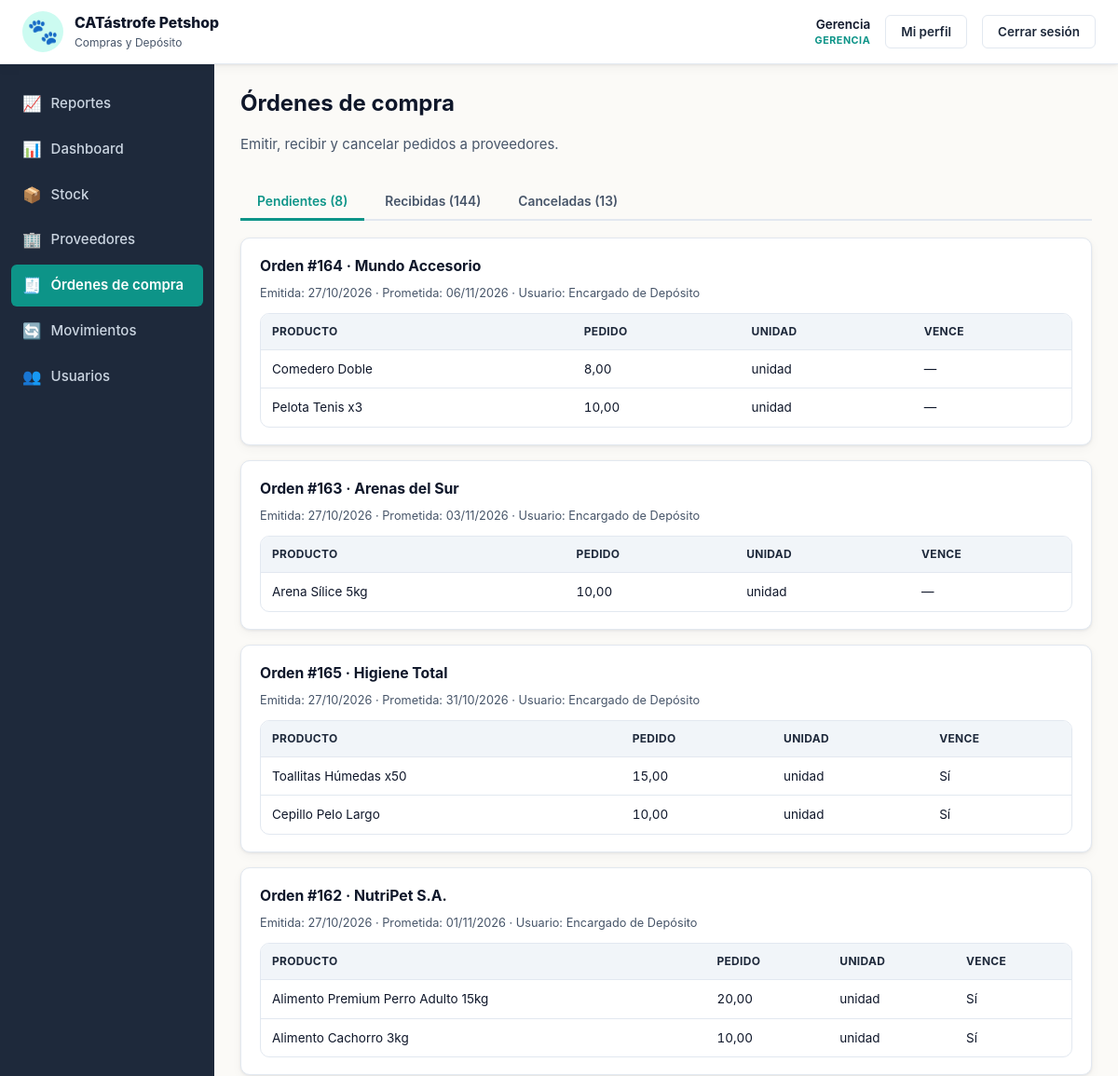
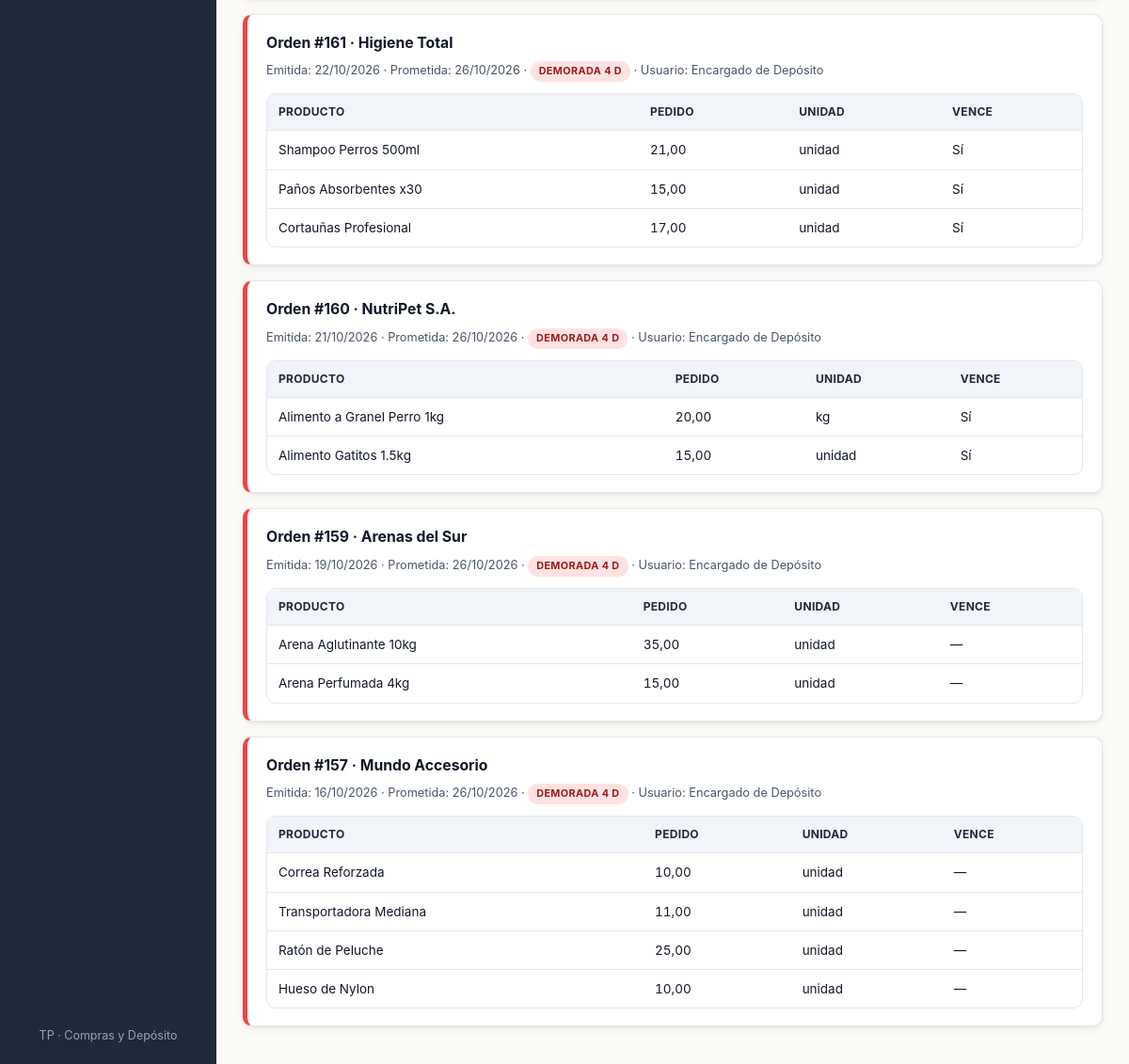
The page /views/ordenes.php (signed in) on the database its author committed (2 pictures, top to bottom).
### tables this page shows
CREATE TABLE ordenes_compra (
    id              INT AUTO_INCREMENT PRIMARY KEY,
    proveedor_id    INT NOT NULL,
    usuario_id      INT NOT NULL,
    estado          ENUM('pendiente','recibida','cancelada') NOT NULL DEFAULT 'pendiente',
    fecha_creacion  DATETIME NOT NULL DEFAULT CURRENT_TIMESTAMP,
    fecha_prometida DATE NOT NULL,
    fecha_recepcion DATETIME NULL,
    CONSTRAINT fk_ord_prov FOREIGN KEY (proveedor_id) REFERENCES proveedores(id) ON DELETE RESTRICT,
    CONSTRAINT fk_ord_user FOREIGN KEY (usuario_id)   REFERENCES usuarios(id)    ON DELETE RESTRICT
);

CREATE TABLE proveedores (
    id                  INT AUTO_INCREMENT PRIMARY KEY,
    nombre              VARCHAR(120) NOT NULL,
    contacto            VARCHAR(120),
    telefono            VARCHAR(40),
    email               VARCHAR(120),
    plazo_entrega_dias  INT NOT NULL DEFAULT 7,
    activo              TINYINT(1) NOT NULL DEFAULT 1,
    CONSTRAINT chk_prov_plazo CHECK (plazo_entrega_dias >= 0)
);

CREATE TABLE usuarios (
    id              INT AUTO_INCREMENT PRIMARY KEY,
    nombre          VARCHAR(100) NOT NULL,
    usuario         VARCHAR(50)  NOT NULL UNIQUE,
    password_hash   VARCHAR(255) NOT NULL,
    rol             ENUM('encargado','gerencia') NOT NULL DEFAULT 'encargado',
    activo          TINYINT(1) NOT NULL DEFAULT 1,
    fecha_creacion  DATETIME NOT NULL DEFAULT CURRENT_TIMESTAMP
);

CREATE TABLE ordenes_detalle (
    id                INT AUTO_INCREMENT PRIMARY KEY,
    orden_id          INT NOT NULL,
    producto_id       INT NOT NULL,
    cantidad_pedida   DECIMAL(10,2) NOT NULL,
    cantidad_recibida DECIMAL(10,2) NULL,
    CONSTRAINT fk_det_orden  FOREIGN KEY (orden_id)    REFERENCES ordenes_compra(id) ON DELETE RESTRICT,
    CONSTRAINT fk_det_prod   FOREIGN KEY (producto_id) REFERENCES productos(id)      ON DELETE RESTRICT,
    CONSTRAINT uq_orden_prod UNIQUE (orden_id, producto_id),
    CONSTRAINT chk_det_pedida CHECK (cantidad_pedida > 0),
    CONSTRAINT chk_det_recibida CHECK (cantidad_recibida IS NULL OR (cantidad_recibida >= 0 AND cantidad_recibida <= cantidad_pedida))
);

CREATE TABLE productos (
    id              INT AUTO_INCREMENT PRIMARY KEY,
    categoria_id    INT NOT NULL,
    proveedor_id    INT NOT NULL,
    nombre          VARCHAR(120) NOT NULL,
    descripcion     TEXT,
    stock_actual    DECIMAL(10,2) NOT NULL DEFAULT 0,
    stock_minimo    DECIMAL(10,2) NOT NULL DEFAULT 0,
    stock_maximo    DECIMAL(10,2) NOT NULL DEFAULT 0,
    unidad_medida   VARCHAR(20) NOT NULL DEFAULT 'unidad',
    activo          TINYINT(1) NOT NULL DEFAULT 1,
    CONSTRAINT fk_prod_cat  FOREIGN KEY (categoria_id) REFERENCES categorias(id) ON DELETE RESTRICT,
    CONSTRAINT fk_prod_prov FOREIGN KEY (proveedor_id) REFERENCES proveedores(id) ON DELETE RESTRICT,
    CONSTRAINT chk_prod_stock_actual CHECK (stock_actual >= 0),
    CONSTRAINT chk_prod_stock_min    CHECK (stock_minimo >= 0),
    CONSTRAINT chk_prod_stock_max    CHECK (stock_maximo >= stock_minimo)
);

### includes/funciones.php (called while the page is built, shortened)
<?php
function e($v): string
{
    return htmlspecialchars((string)$v, ENT_QUOTES, 'UTF-8');
}

### views/ordenes.php (the view, shortened to what this page needs)
<?php
require_once __DIR__ . '/../config/db.php';
require_once __DIR__ . '/../includes/funciones.php';
$ordenes = $pdo->query(
    "SELECT o.*, pr.nombre AS proveedor, u.nombre AS usuario,
            DATEDIFF(CURDATE(), o.fecha_prometida) AS dias_prometida
     FROM ordenes_compra o
     JOIN proveedores pr ON pr.id = o.proveedor_id
     JOIN usuarios    u  ON u.id = o.usuario_id
     ORDER BY o.fecha_creacion DESC"
)->fetchAll();
$detalles = $pdo->query(
    "SELECT d.*, p.nombre AS producto, p.unidad_medida, c.controla_vencimiento
     FROM ordenes_detalle d
     JOIN productos p  ON p.id = d.producto_id
     JOIN categorias c ON c.id = p.categoria_id"
)->fetchAll();
$detalles_por_orden = [];
foreach ($detalles as $d) {
    $detalles_por_orden[(int)$d['orden_id']][] = $d;
}
$grupos = ['pendiente' => [], 'recibida' => [], 'cancelada' => []];
foreach ($ordenes as $o) {
    $grupos[$o['estado']][] = $o;
}
require __DIR__ . '/../includes/header.php';
?>
<div class="flex-between mb-3">
    <div>
        <h1>Órdenes de compra</h1>
        <p class="muted">Emitir, recibir y cancelar pedidos a proveedores.</p>
    </div>
</div>
<div data-tabs>
    <div class="tabs">
        <button class="tab active" data-tab="tab-pendientes">Pendientes (<?= count($grupos['pendiente']) ?>)</button>
        <button class="tab" data-tab="tab-recibidas">Recibidas (<?= count($grupos['recibida']) ?>)</button>
        <button class="tab" data-tab="tab-canceladas">Canceladas (<?= count($grupos['cancelada']) ?>)</button>
    </div>
    <div class="tab-content active" id="tab-pendientes">
        <?php foreach ($grupos['pendiente'] as $o):
            $demorada = ((int)$o['dias_prometida']) > 0;
            $lineas = $detalles_por_orden[(int)$o['id']] ?? [];
        ?>
            <div class="orden-card<?= $demorada ? ' demorada' : '' ?>">
                <div class="orden-head">
                    <div>
                        <h3>Orden #<?= (int)$o['id'] ?> · <?= e($o['proveedor']) ?></h3>
                        <div class="orden-meta">
                            Emitida: <?= e(date('d/m/Y', strtotime($o['fecha_creacion']))) ?> ·
                            Prometida: <?= e(date('d/m/Y', strtotime($o['fecha_prometida']))) ?>
                            <?php if ($demorada): ?>
                                · <span class="badge badge-demora">Demorada <?= (int)$o['dias_prometida'] ?> d</span>
                            <?php endif; ?>
                            · Usuario: <?= e($o['usuario']) ?>
                        </div>
                    </div>
                </div>
                <div class="table-wrap">
                    <table class="table">
                        <thead>
                            <tr><th>Producto</th><th class="num">Pedido</th><th>Unidad</th><th>Vence</th></tr>
                        </thead>
                        <tbody>
                        <?php foreach ($lineas as $l): ?>
                            <tr>
                                <td><?= e($l['producto']) ?></td>
                                <td class="num"><?= e(number_format((float)$l['cantidad_pedida'], 2, ',', '.')) ?></td>
                                <td><?= e($l['unidad_medida']) ?></td>
                                <td><?= ((int)$l['controla_vencimiento']) === 1 ? 'Sí' : '—' ?></td>
                            </tr>
                        <?php endforeach; ?>
                        </tbody>
                    </table>
                </div>
            </div>
        <?php endforeach; ?>
    </div>
</div>
<?php require __DIR__ . '/../includes/footer.php'; ?>

### assets/css/style.css (style rules this page uses)
:root { --blanco-calido: #fbfaf7; --gris-suave: #f1f5f9; --gris-borde: #e2e8f0; --gris-texto: #475569; --turquesa-900: #0f766e; --turquesa-700: #0d9488; --turquesa-500: #14b8a6; --turquesa-100: #ccfbf1; --verde-700: #059669; --verde-500: #10b981; --verde-100: #d1fae5; --magenta-700: #a21caf; --magenta-500: #d946ef; --magenta-100: #fae8ff; --azul-900: #0f172a; --azul-800: #1e293b; --azul-700: #334155; --ambar-100: #fef3c7; --ambar-500: #f59e0b; --rojo-100: #fee2e2; --rojo-500: #ef4444; --radio: 10px; --radio-sm: 6px; --sombra: 0 1px 3px rgba(15,23,42,.08), 0 4px 12px rgba(15,23,42,.04); --sombra-lg: 0 8px 30px rgba(15,23,42,.12); --fuente: -apple-system, BlinkMacSystemFont, "Segoe UI", Roboto, "Helvetica Neue", Arial, sans-serif; }
* { box-sizing: border-box; }
html, body { margin: 0; padding: 0; font-family: var(--fuente); background: var(--blanco-calido); color: var(--azul-900); font-size: 15px; line-height: 1.5; }
h1, h2, h3 { margin: 0 0 .5em; color: var(--azul-900); font-weight: 700; }
h1 { font-size: 1.6rem; }
h3 { font-size: 1.05rem; }
.table-wrap { overflow-x: auto; border-radius: var(--radio); border: 1px solid var(--gris-borde); background: #fff; }
table.table { width: 100%; border-collapse: collapse; font-size: .9rem; }
table.table th, table.table td { padding: 10px 12px; text-align: left; border-bottom: 1px solid var(--gris-borde); vertical-align: middle; }
table.table th { background: var(--gris-suave); font-weight: 700; color: var(--azul-800); font-size: .8rem; text-transform: uppercase; letter-spacing: .3px; }
table.table tbody tr:last-child td { border-bottom: none; }
.num { text-align: right; font-variant-numeric: tabular-nums; }
.badge { display: inline-block; padding: 3px 9px; border-radius: 999px; font-size: .72rem; font-weight: 700; text-transform: uppercase; letter-spacing: .4px; }
.badge-demora { background: var(--rojo-100); color: #991b1b; }
.tabs { display: flex; gap: 4px; border-bottom: 2px solid var(--gris-borde); margin-bottom: 18px; }
.tab { padding: 10px 18px; font-weight: 600; color: var(--gris-texto); border: none; background: none; cursor: pointer; border-bottom: 3px solid transparent; margin-bottom: -2px; font-family: inherit; font-size: .92rem; transition: color .15s, border-color .15s; }
.tab.active { color: var(--turquesa-700); border-bottom-color: var(--turquesa-700); }
.tab-content { display: none; }
.tab-content.active { display: block; }
.orden-card { background: #fff; border: 1px solid var(--gris-borde); border-radius: var(--radio); padding: 18px 20px; margin-bottom: 16px; box-shadow: var(--sombra); }
.orden-card.demorada { border-left: 5px solid var(--rojo-500); }
.orden-head { display: flex; justify-content: space-between; align-items: flex-start; gap: 14px; flex-wrap: wrap; margin-bottom: 12px; }
.orden-meta { font-size: .85rem; color: var(--gris-texto); }
.muted { color: var(--gris-texto); }
.mb-3 { margin-bottom: 16px; }
.flex-between { display: flex; justify-content: space-between; align-items: center; gap: 12px; flex-wrap: wrap; }

### rows shown on the page
ordenes_compra: id "164", proveedor.nombre "Mundo Accesorio", fecha_creacion "27/10/2026", fecha_prometida "06/11/2026", usuario.nombre "Encargado de Depósito"
ordenes_detalle: producto.nombre "Comedero Doble", cantidad_pedida "8,00", producto.unidad_medida "unidad"
ordenes_detalle: producto.nombre "Pelota Tenis x3", cantidad_pedida "10,00", producto.unidad_medida "unidad"
ordenes_compra: id "163", proveedor.nombre "Arenas del Sur", fecha_creacion "27/10/2026", fecha_prometida "03/11/2026", usuario.nombre "Encargado de Depósito"
ordenes_detalle: producto.nombre "Arena Sílice 5kg", cantidad_pedida "10,00", producto.unidad_medida "unidad"
ordenes_compra: id "165", proveedor.nombre "Higiene Total", fecha_creacion "27/10/2026", fecha_prometida "31/10/2026", usuario.nombre "Encargado de Depósito"
ordenes_detalle: producto.nombre "Toallitas Húmedas x50", cantidad_pedida "15,00", producto.unidad_medida "unidad", shows "Sí"
ordenes_detalle: producto.nombre "Cepillo Pelo Largo", cantidad_pedida "10,00", producto.unidad_medida "unidad", shows "Sí"
ordenes_compra: id "162", proveedor.nombre "NutriPet S.A.", fecha_creacion "27/10/2026", fecha_prometida "01/11/2026", usuario.nombre "Encargado de Depósito"
ordenes_detalle: producto.nombre "Alimento Premium Perro Adulto 15kg", cantidad_pedida "20,00", producto.unidad_medida "unidad", shows "Sí"
ordenes_detalle: producto.nombre "Alimento Cachorro 3kg", cantidad_pedida "10,00", producto.unidad_medida "unidad", shows "Sí"
ordenes_compra: id "161", proveedor.nombre "Higiene Total", fecha_creacion "22/10/2026", fecha_prometida "26/10/2026", dias_prometida "4", usuario.nombre "Encargado de Depósito"
ordenes_detalle: producto.nombre "Shampoo Perros 500ml", cantidad_pedida "21,00", producto.unidad_medida "unidad", shows "Sí"
ordenes_detalle: producto.nombre "Paños Absorbentes x30", cantidad_pedida "15,00", producto.unidad_medida "unidad", shows "Sí"
ordenes_detalle: producto.nombre "Cortauñas Profesional", cantidad_pedida "17,00", producto.unidad_medida "unidad", shows "Sí"
ordenes_compra: id "160", proveedor.nombre "NutriPet S.A.", fecha_creacion "21/10/2026", fecha_prometida "26/10/2026", dias_prometida "4", usuario.nombre "Encargado de Depósito"
ordenes_detalle: producto.nombre "Alimento a Granel Perro 1kg", cantidad_pedida "20,00", producto.unidad_medida "kg", shows "Sí"
ordenes_detalle: producto.nombre "Alimento Gatitos 1.5kg", cantidad_pedida "15,00", producto.unidad_medida "unidad", shows "Sí"
ordenes_compra: id "159", proveedor.nombre "Arenas del Sur", fecha_creacion "19/10/2026", fecha_prometida "26/10/2026", dias_prometida "4", usuario.nombre "Encargado de Depósito"
ordenes_detalle: producto.nombre "Arena Aglutinante 10kg", cantidad_pedida "35,00", producto.unidad_medida "unidad"
ordenes_detalle: producto.nombre "Arena Perfumada 4kg", cantidad_pedida "15,00", producto.unidad_medida "unidad"
ordenes_compra: id "157", proveedor.nombre "Mundo Accesorio", fecha_creacion "16/10/2026", fecha_prometida "26/10/2026", dias_prometida "4", usuario.nombre "Encargado de Depósito"
ordenes_detalle: producto.nombre "Correa Reforzada", cantidad_pedida "10,00", producto.unidad_medida "unidad"
ordenes_detalle: producto.nombre "Transportadora Mediana", cantidad_pedida "11,00", producto.unidad_medida "unidad"
ordenes_detalle: producto.nombre "Ratón de Peluche", cantidad_pedida "25,00", producto.unidad_medida "unidad"
ordenes_detalle: producto.nombre "Hueso de Nylon", cantidad_pedida "10,00", producto.unidad_medida "unidad"

### other values the page prints
$_SESSION['nombre'] "Gerencia"
$_SESSION['rol'] "GERENCIA"
$item['icon'] "📈"
$item['label'] "Reportes"
$item['icon'] "📊"
$item['label'] "Dashboard"
$item['icon'] "📦"
$item['label'] "Stock"
$item['icon'] "🏢"
$item['label'] "Proveedores"
$item['icon'] "🧾"
$item['label'] "Órdenes de compra"
$item['icon'] "🔄"
$item['label'] "Movimientos"
$item['icon'] "👥"
